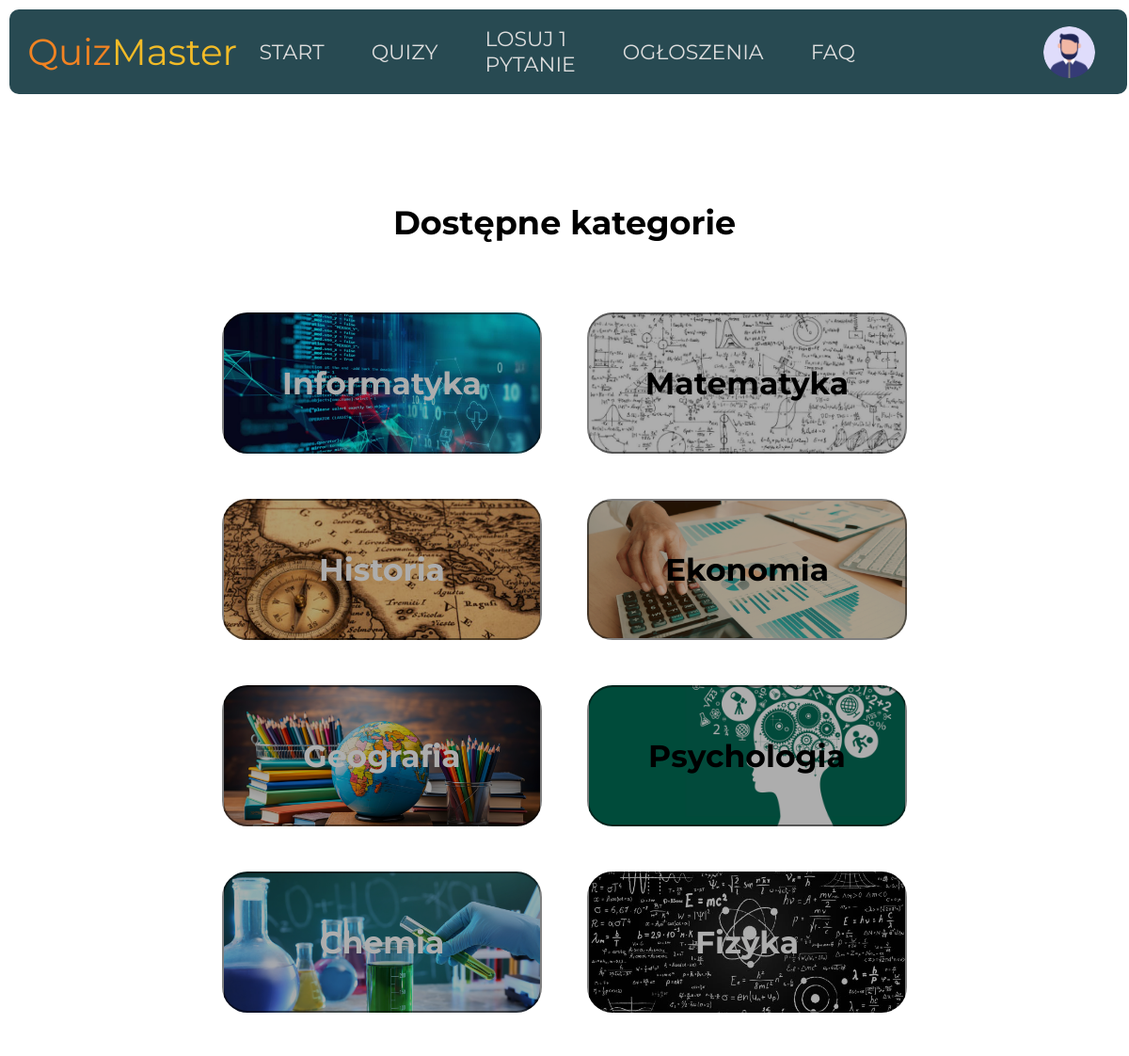
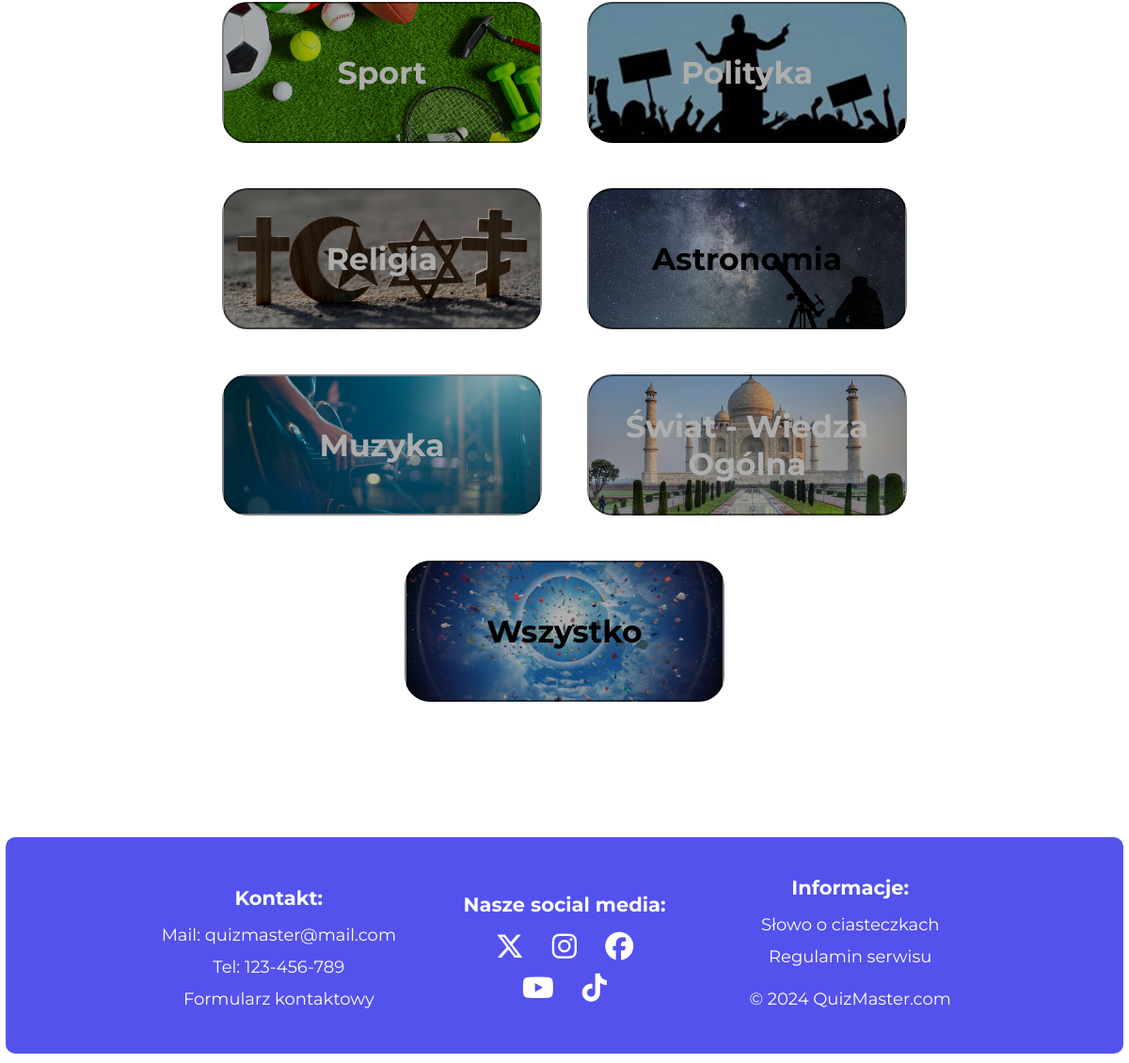
/category.php (signed in), run on the app's committed database (2 pictures, top to bottom).
### tables this page shows
CREATE TABLE IF NOT EXISTS `category` (
  `id` INT NOT NULL AUTO_INCREMENT,
  `title` VARCHAR(255) NOT NULL,
  `image` VARCHAR(255) NOT NULL,
  `iconclass`VARCHAR(128) NOT NULL,
  PRIMARY KEY (`id`));

### elements/category.php (the view)
<section class="section-category">
    <h4>Dostępne kategorie</h4>
    <div>
        <?php
            $sqlQuery = "SELECT category.id, category.title, category.image FROM category";
            $queryResult = $connection->query($sqlQuery);
            foreach($queryResult as $row) {
                echo <<<CATEGORY
                    <a href='../category.php?c={$row['id']}' class='category-box' style='background-image: url("../image/category/{$row['image']}")'>
                        <p>{$row['title']}</p>
                    </a>
                CATEGORY;
            }
        ?>
    </div>
</section>

### styles/style_global.css (style rules this page uses)
* { margin: 0; padding: 0; box-sizing: border-box; font-family: 'Montserrat', sans-serif; }
body { width: 100%; height: auto; display: flex; justify-content: center; align-items: center; flex-direction: column; overflow-x: hidden; }
footer { height: 230px; width: 99%; min-height: 230px; z-index: 100; background-color: #5352ed; margin: 90px 15px 10px 15px; border-radius: 10px; display: flex; justify-content: center; align-items: center; flex-direction: row; padding: 10px; }
footer div { width: 26%; height: 100%; display: flex; justify-content: center; align-items: center; flex-direction: column; }
footer :is(p, a, h6) { color: #fff; padding: 6px; font-size: 18px; text-decoration: none; }
footer h6 { font-size: 21px; font-weight: bold; padding: 10px; }
footer a { cursor: pointer; }
footer i { font-size: 30px; padding: 7px; }
.footer-p-copyrights { padding: 17px; }

### styles/style_topic.css (style rules this page uses)
.section-category { width: 100%; height: auto }
.section-category > div { width: 100%; height: auto; display: flex; justify-content: center; flex-wrap: wrap; }
.section-category h4 { text-align: center; font-size: 35px; margin: 75px 0 50px 0; }
.category-box { width: 340px; height: 150px; margin: 24px; display: flex; justify-content: center; align-items: center; border: 2px solid rgba(0, 0, 0, .5); border-radius: 27px; text-decoration: none; filter: brightness(.68); background-size: cover; background-repeat: no-repeat; background-position: center; transition-duration: .5s; }
.category-box p { font-size: 33px; font-weight: bold; color: white; transition-duration: .5s; text-align: center; }
.category-box:is(:nth-child(2), :nth-child(4), :nth-child(6), :nth-child(12), :nth-child(15)) p { color: black; }

### data on the page
category: image (picture), title "Informatyka"
category: image (picture), title "Matematyka"
category: image (picture), title "Historia"
category: image (picture), title "Ekonomia"
category: image (picture), title "Geografia"
category: image (picture), title "Psychologia"
category: image (picture), title "Chemia"
category: image (picture), title "Fizyka"
category: image (picture), title "Sport"
category: image (picture), title "Polityka"
category: image (picture), title "Religia"
category: image (picture), title "Astronomia"
category: image (picture), title "Muzyka"
category: image (picture), title "Świat - Wiedza Ogólna"
category: image (picture), title "Wszystko"
